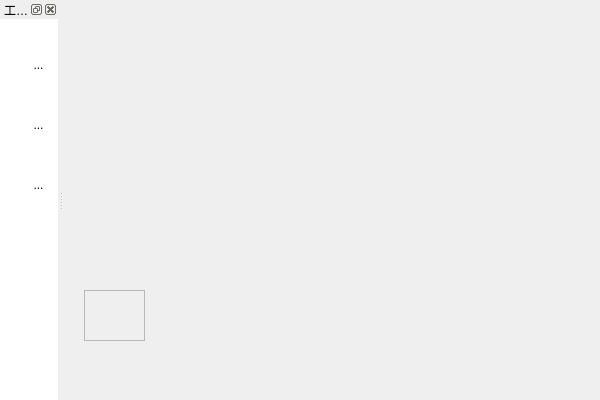
<?xml version="1.0" encoding="UTF-8"?>
<ui version="4.0">
 <class>Test11_2AClass</class>
 <widget class="QMainWindow" name="Test11_2AClass">
  <property name="geometry">
   <rect>
    <x>0</x>
    <y>0</y>
    <width>600</width>
    <height>400</height>
   </rect>
  </property>
  <property name="windowTitle">
   <string>Test11_2A</string>
  </property>
  <widget class="QWidget" name="centralWidget">
   <widget class="Rectangle" name="frame">
    <property name="geometry">
     <rect>
      <x>20</x>
      <y>290</y>
      <width>61</width>
      <height>51</height>
     </rect>
    </property>
    <property name="frameShape">
     <enum>QFrame::StyledPanel</enum>
    </property>
    <property name="frameShadow">
     <enum>QFrame::Raised</enum>
    </property>
   </widget>
  </widget>
  <widget class="QMenuBar" name="menuBar">
   <property name="geometry">
    <rect>
     <x>0</x>
     <y>0</y>
     <width>600</width>
     <height>21</height>
    </rect>
   </property>
  </widget>
  <widget class="QDockWidget" name="dockWidget">
   <property name="styleSheet">
    <string notr="true">background-color: rgb(255, 255, 255);</string>
   </property>
   <property name="windowTitle">
    <string>工具栏</string>
   </property>
   <attribute name="dockWidgetArea">
    <number>1</number>
   </attribute>
   <widget class="QWidget" name="dockWidgetContents">
    <widget class="QToolButton" name="btnRect">
     <property name="geometry">
      <rect>
       <x>20</x>
       <y>30</y>
       <width>37</width>
       <height>31</height>
      </rect>
     </property>
     <property name="text">
      <string>...</string>
     </property>
     <property name="icon">
      <iconset resource="test11_2a.qrc">
       <normaloff>:/Test11_2A/Resources/rectangle.png</normaloff>:/Test11_2A/Resources/rectangle.png</iconset>
     </property>
     <property name="iconSize">
      <size>
       <width>36</width>
       <height>36</height>
      </size>
     </property>
     <property name="autoRaise">
      <bool>true</bool>
     </property>
    </widget>
    <widget class="QToolButton" name="btnCircle">
     <property name="geometry">
      <rect>
       <x>20</x>
       <y>90</y>
       <width>37</width>
       <height>31</height>
      </rect>
     </property>
     <property name="text">
      <string>...</string>
     </property>
     <property name="icon">
      <iconset resource="test11_2a.qrc">
       <normaloff>:/Test11_2A/Resources/circle.png</normaloff>:/Test11_2A/Resources/circle.png</iconset>
     </property>
     <property name="iconSize">
      <size>
       <width>36</width>
       <height>36</height>
      </size>
     </property>
     <property name="autoRaise">
      <bool>true</bool>
     </property>
    </widget>
    <widget class="QToolButton" name="btnTriangle">
     <property name="geometry">
      <rect>
       <x>20</x>
       <y>150</y>
       <width>37</width>
       <height>31</height>
      </rect>
     </property>
     <property name="text">
      <string>...</string>
     </property>
     <property name="icon">
      <iconset resource="test11_2a.qrc">
       <normaloff>:/Test11_2A/Resources/triangle.png</normaloff>:/Test11_2A/Resources/triangle.png</iconset>
     </property>
     <property name="iconSize">
      <size>
       <width>36</width>
       <height>36</height>
      </size>
     </property>
     <property name="autoRaise">
      <bool>true</bool>
     </property>
    </widget>
   </widget>
  </widget>
 </widget>
 <layoutdefault spacing="6" margin="11"/>
 <customwidgets>
  <customwidget>
   <class>Rectangle</class>
   <extends>QFrame</extends>
   <header>Rectangle.h</header>
   <container>1</container>
  </customwidget>
 </customwidgets>
 <resources>
  <include location="test11_2a.qrc"/>
 </resources>
 <connections/>
</ui>
